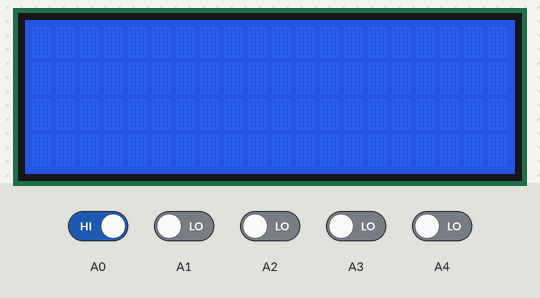
Simulated run of this sketch. Board: Arduino Uno, built with avr-gcc and run on an emulated ATmega328P. Shown: 20×4 character LCD. Inputs (shaded band) come from the test bench; at power-on: A0 HIGH, A1–4 LOW. What the sketch prints to the serial monitor is not drawn.

Above: at 1.2 s.
1.3 s: A0 driven LOW
At 2.3 s:
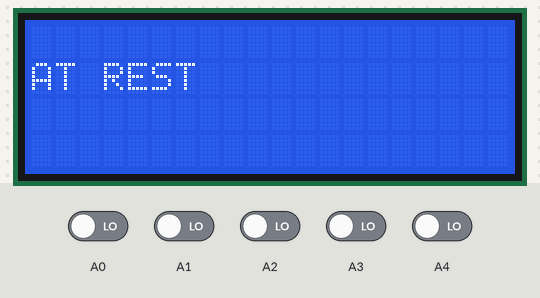
3.0 s: A4 driven HIGH
At 3.7 s:
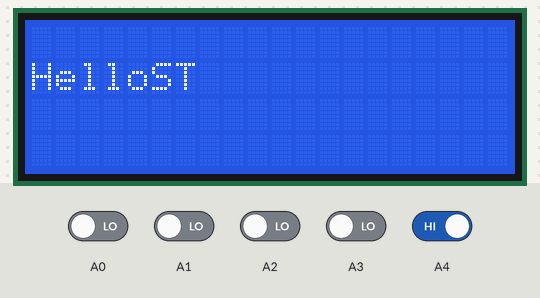
4.5 s: A4 driven LOW
At 5.1 s:
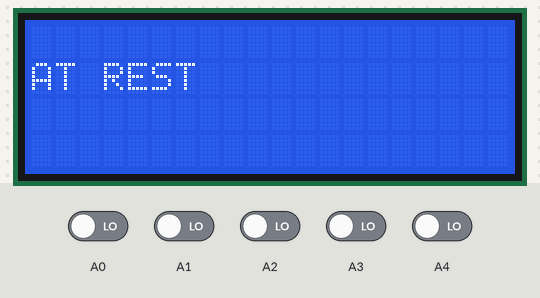
6.0 s: A1 driven HIGH and A2 driven HIGH
At 6.6 s:
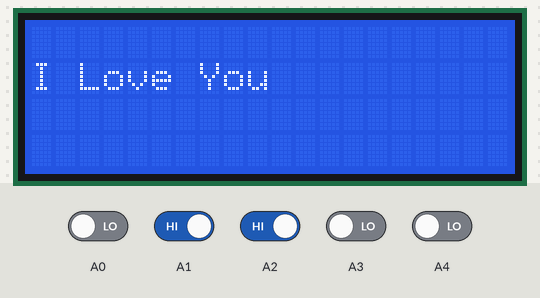
7.6 s: A0 driven HIGH and A3 driven HIGH
At 8.0 s:
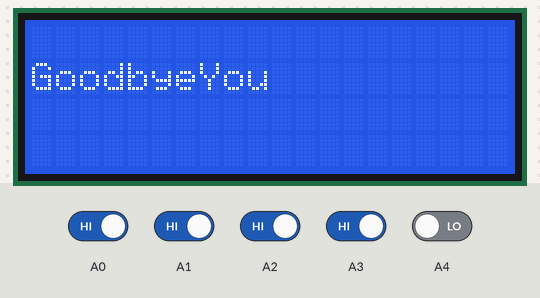
Timing chart, 0 to 10.1 s (numbered marks = the images above; inputs shaded):
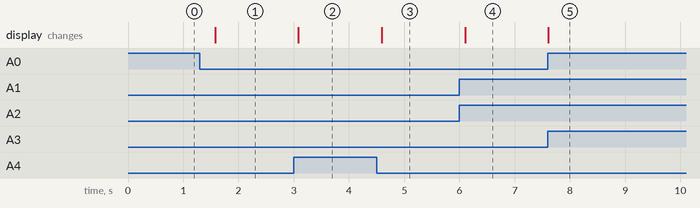

The sketch:

gesture_to_text.ino
```cpp
// include the library for lcd
#include <Wire.h>
#include <LiquidCrystal_I2C.h>

// set the LCD address to 0x27 for a 16 chars and 2 line display
LiquidCrystal_I2C lcd(0x27,20,4);

#define switch1 A0
#define switch2 A1
#define switch3 A2
#define switch4 A3
#define switch5 A4

unsigned int f1;
unsigned int f2;
unsigned int f3;
unsigned int f4;
unsigned int f5;


void setup()
{
// Set Pinmode for inpput limit switch pins
pinMode(A0, INPUT);
pinMode(A1, INPUT);
pinMode(A2, INPUT);
pinMode(A3, INPUT);
pinMode(A4, INPUT);

//Set the baudrate for Arduino board and Serial Monitor
Serial.begin(9600);

// initialize the lcd
lcd.init();
lcd.clear();
lcd.backlight();

}

void loop()
{
// Setting the variables for the input values
f1 = digitalRead(A0);
f2 = digitalRead(A1);
f3 = digitalRead(A2);
f4 = digitalRead(A3);
f5 = digitalRead(A4);

// Print the values of the switches
Serial.print(f1);
Serial.print(" ");
Serial.print(f2);
Serial.print(" ");
Serial.print(f3);
Serial.print(" ");
Serial.print(f4);
Serial.print(" ");
Serial.print(f5);
Serial.println(" ");

// Setting different conditions for the input set the the designated word
if ((f1 == 0) && (f2 == 0) && (f3 == 0) && (f4 == 0)&& (f5 == 1))
{
lcd.setCursor(0, 1);
lcd.print("Hello");
delay(1000);
}

else if ((f1 == 0) && (f2 == 0) && (f3 == 1) && (f4 == 1)&& (f5== 1) )
{
lcd.setCursor(0, 1);
lcd.print("No");
delay(1000);
}

else if ((f1 == 1) && (f2 == 1) && (f3 == 1) && (f4 == 1)&& (f5== 0) )
{
lcd.setCursor(0, 1);
lcd.print("Goodbye");
delay(1000);
}

else if ((f1 == 0) && (f2 == 1) && (f3 == 1) && (f4 == 0)&& (f5== 0) )
{
lcd.setCursor(0, 1);
lcd.print("I Love You");
delay(1000);
}
else if ((f1 == 0) && (f2 == 0) && (f3 == 0) && (f4 == 0)&& (f5 == 0))
{
lcd.setCursor(0, 1);
lcd.print("AT REST");
delay(1000);
}

delay(500);
}
```

Measured:
- after the input at 1.3 s, the display: changes after 0.28 s (image 1)
- after the input at 3.0 s, the display: changes after 0.08 s (image 2)
- after the input at 4.5 s, the display: changes after 0.09 s (image 3)
- after the input at 6.0 s, the display: changes after 0.10 s (image 4)
- after the input at 7.6 s, the display: changes at once (image 5)
